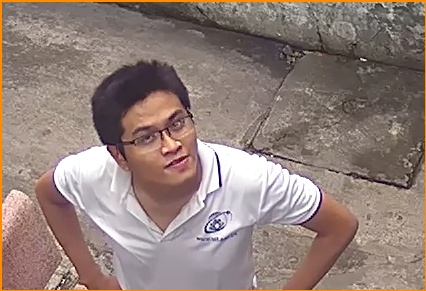
#> input picture proj/face_detection/deploy_tensorrt/People/0/d_Pha (3).jpg, 426 x 291 px, found by its file name
$ python verification_window_test.py
#> lines starting #> are read from the running program, lines starting #| are printed output that depends on the picture
import cv2
import numpy as np
import freq_cv

WINDOW_SIZE = (640, 360)
WINDOW_NAME = "VerificationWindow"
LEFT_HALF_2_POINTS = (WINDOW_SIZE[0]/2, WINDOW_SIZE[1]*4/5, 0, 0)
RIGHT_HALF_2_POINTS = (WINDOW_SIZE[0], WINDOW_SIZE[1]*4/5, WINDOW_SIZE[0]/2, 0)
DIMENSION_TO_RESIZE_TO = (int(WINDOW_SIZE[0]/2), int(WINDOW_SIZE[1]*4/5))


def open_window(width, height):
    cv2.namedWindow(WINDOW_NAME, cv2.WINDOW_AUTOSIZE)
    cv2.resizeWindow(WINDOW_NAME, width, height)
    cv2.moveWindow(WINDOW_NAME, 0, 0)
    cv2.setWindowTitle(WINDOW_NAME, 'Verification Window')


import cProfile, pstats, io


def profile(fnc):

    """A decorator that uses cProfile to profile a function"""

    def inner(*args, **kwargs):

        pr = cProfile.Profile()
        pr.enable()
        retval = fnc(*args, **kwargs)
#> in main, left_img is the input picture: shape (291, 426, 3); mean B, G, R 121.6, 127.9, 145.9
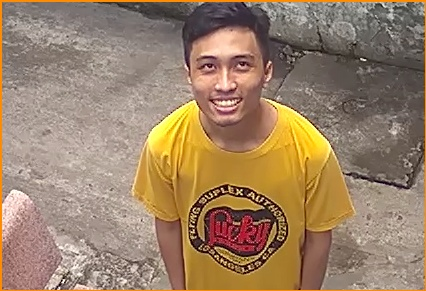
#> input picture proj/face_detection/deploy_tensorrt/People/1/d_Tai (1).jpg, 426 x 291 px, found by its file name
#> in main, right_img is the input picture: shape (291, 426, 3); mean B, G, R 104, 130, 155.7
        pr.disable()
        s = io.StringIO()
        sortby = 'cumulative'
        ps = pstats.Stats(pr, stream=s).sort_stats(sortby)
        ps.print_stats()
        print(s.getvalue())
        return retval

    return inner


def lay_imgs(left_img, right_img, first_call=False):
    # border color; top, bottom, left, right
#> called with first_call = True
    color = [0, 0, 0]
    border = (5, 5, 5, 3)

    # left stuff
    if first_call is True:
        left_img_resized = cv2.resize(left_img, DIMENSION_TO_RESIZE_TO)
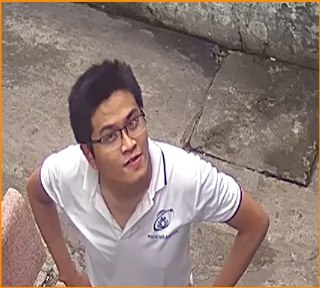
#> left_img_resized: shape (288, 320, 3); mean B, G, R 121.4, 127.8, 145.8
        left_img_resized = cv2.copyMakeBorder(left_img_resized, border[0], border[1], border[2], border[3],
            cv2.BORDER_CONSTANT, value=color)
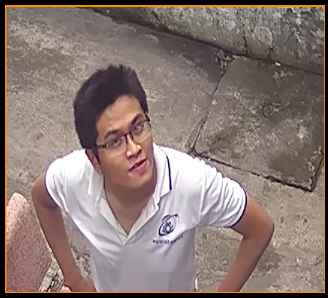
#> left_img_resized: shape (298, 328, 3); mean B, G, R 114.5, 120.5, 137.4

        blank_image = np.zeros(shape=[DIMENSION_TO_RESIZE_TO[1], DIMENSION_TO_RESIZE_TO[0], 3], dtype=np.uint8)

    # right stuff
    right_img_resized = cv2.resize(right_img, DIMENSION_TO_RESIZE_TO)
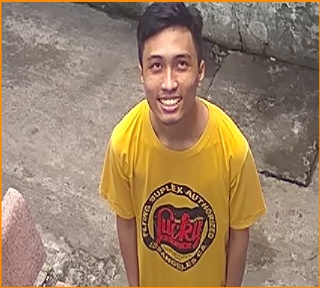
#> right_img_resized: shape (288, 320, 3); mean B, G, R 103.9, 129.9, 155.5
    right_img_resized = cv2.copyMakeBorder(right_img_resized, border[0], border[1], border[3], border[2],
            cv2.BORDER_CONSTANT, value=color)
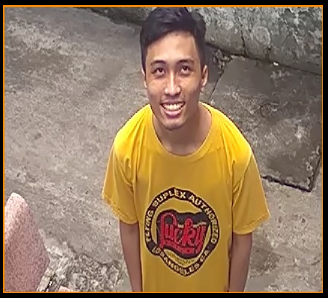
#> right_img_resized: shape (298, 328, 3); mean B, G, R 97.9, 122.5, 146.7

    # concatenate
    concat_img = cv2.hconcat([left_img_resized, right_img_resized])
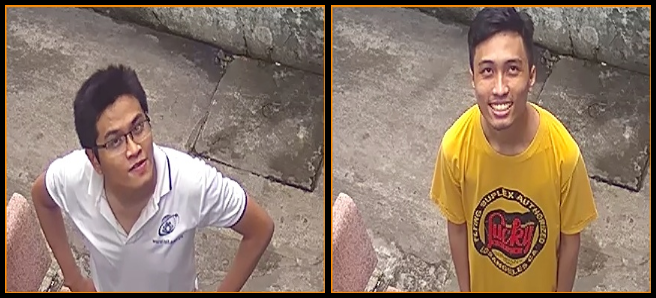
#> concat_img: shape (298, 656, 3); mean B, G, R 106.2, 121.5, 142
    blank_image = np.zeros(shape=[int(WINDOW_SIZE[1]/5), concat_img.shape[1], 3], dtype=np.uint8)
    concat_img = cv2.vconcat([concat_img, blank_image])
#> concat_img: shape (370, 656, 3)

    # show to window
    cv2.imshow(WINDOW_NAME, concat_img)
    cv2.imwrite('result.jpg', concat_img)

    return concat_img


def announce_decision(img, decision=False):
#> called with decision = False
    if decision is False:
        cv2.putText(img, "ACCESS DENIED", (139, 346), cv2.FONT_HERSHEY_SIMPLEX, 1.5, freq_cv.RED, 3)
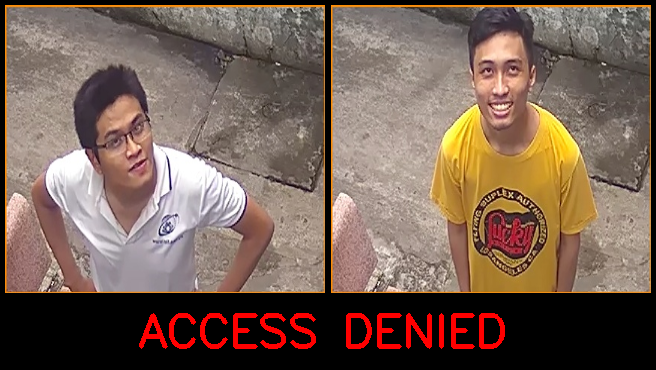
#> img: shape (370, 656, 3); mean B, G, R 85.6, 97.8, 119.4
        cv2.imwrite('denied.jpg', img)
    else:
        cv2.putText(img, "ACCESS GRANTED", (128, 346), cv2.FONT_HERSHEY_SIMPLEX, 1.5, freq_cv.GREEN, 3)
        cv2.imwrite('granted.jpg', img)
    cv2.imshow('result', img)


@profile
def main():
    open_window(WINDOW_SIZE[0], WINDOW_SIZE[1])

    left_img = cv2.imread("/home/gate/lffd-dir/proj/face_detection/deploy_tensorrt/People/0/d_Pha (3).jpg", cv2.IMREAD_COLOR)
    #right_img = cv2.imread("/home/gate/lffd-dir/proj/face_detection/deploy_tensorrt/People/0/d_Pha (1).jpg", cv2.IMREAD_COLOR)
    right_img = cv2.imread("/home/gate/lffd-dir/proj/face_detection/deploy_tensorrt/People/1/d_Tai (1).jpg", cv2.IMREAD_COLOR)

    concat_returned = lay_imgs(left_img, right_img, first_call=True)
    announce_decision(concat_returned, decision=False)


    #cv2.imshow(WINDOW_NAME, concat_img)

    cv2.waitKey(0)

if __name__ == '__main__':
    main()
